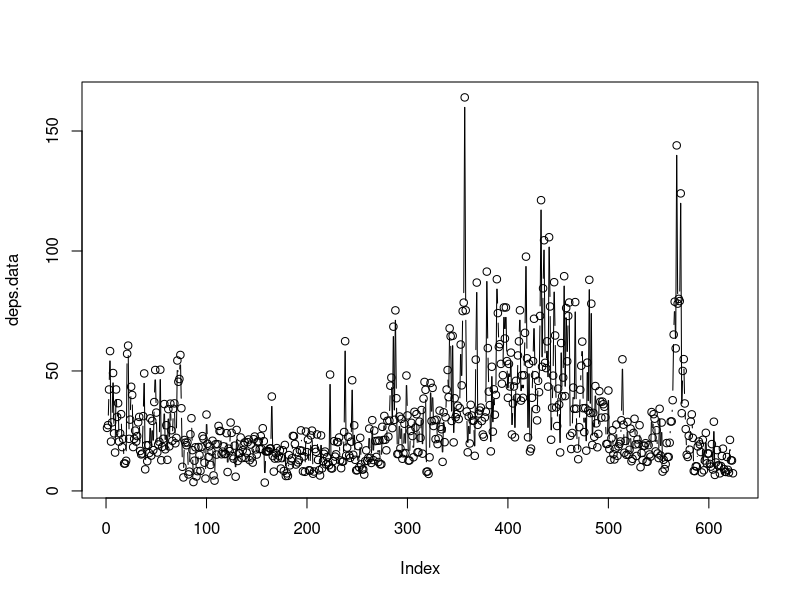
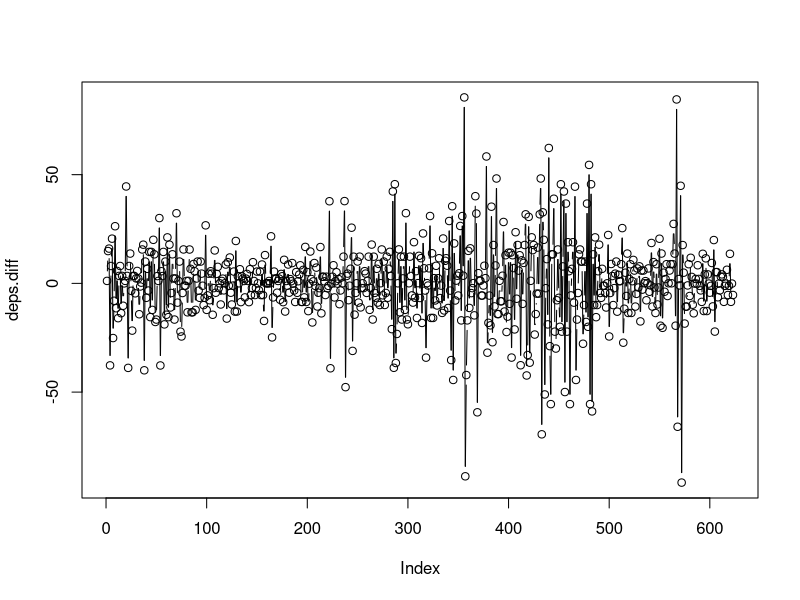
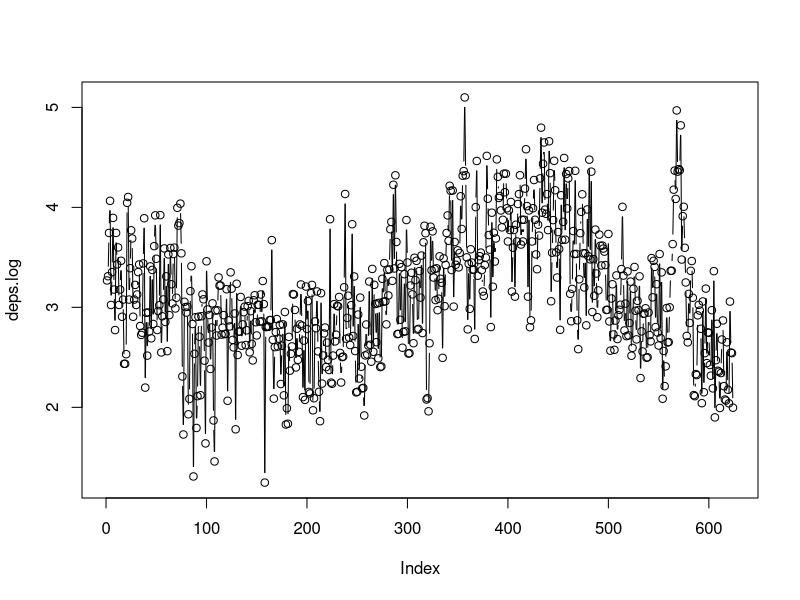
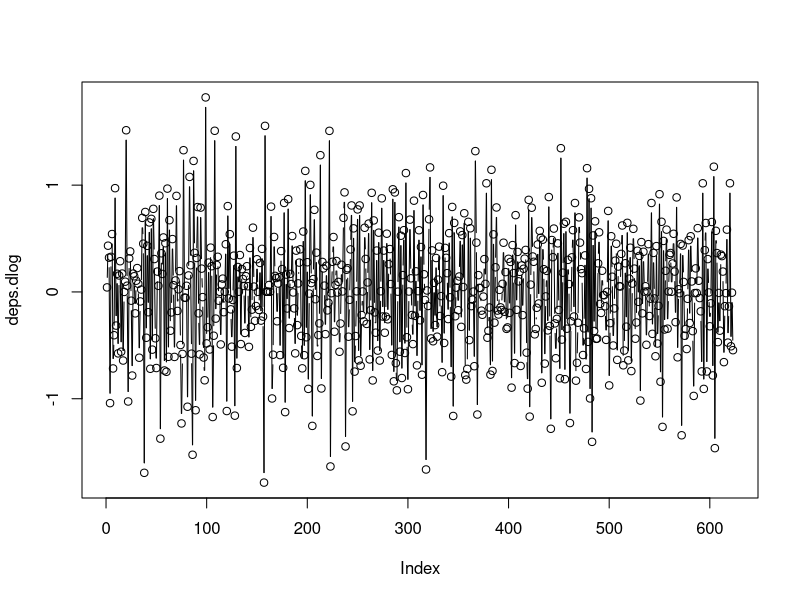
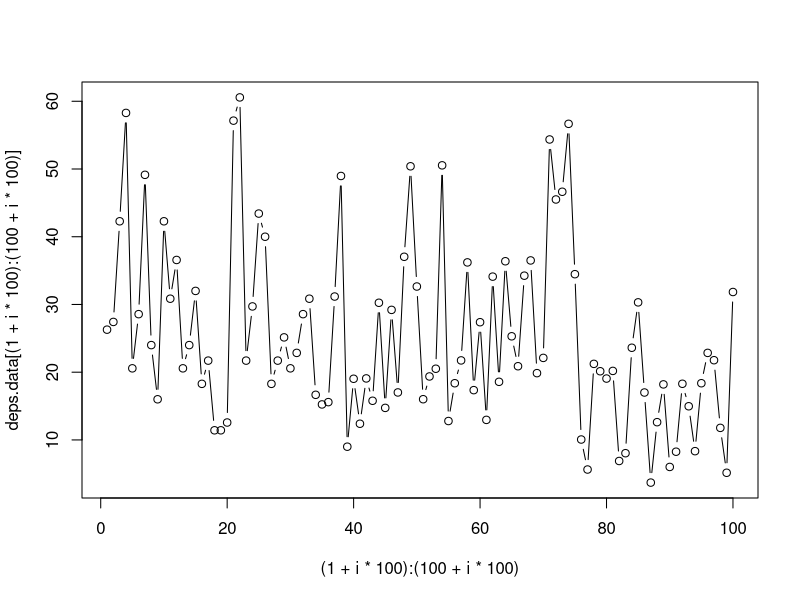
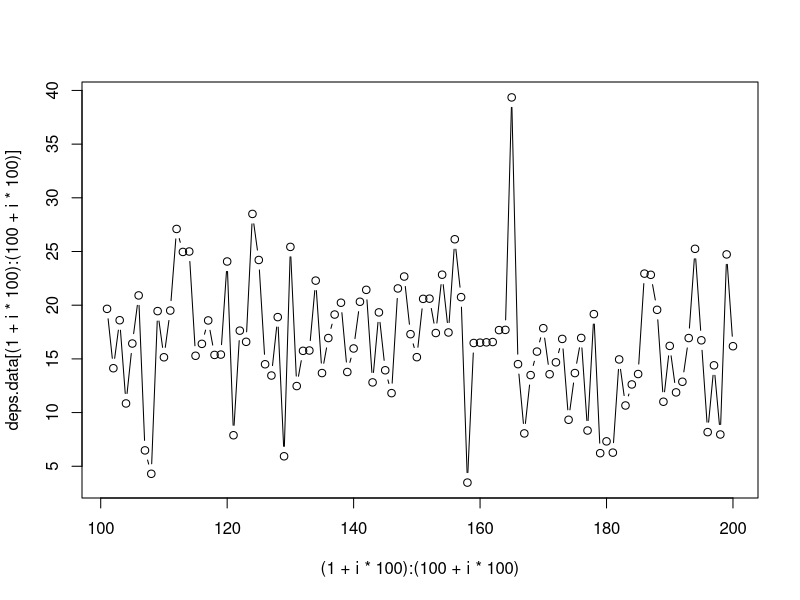
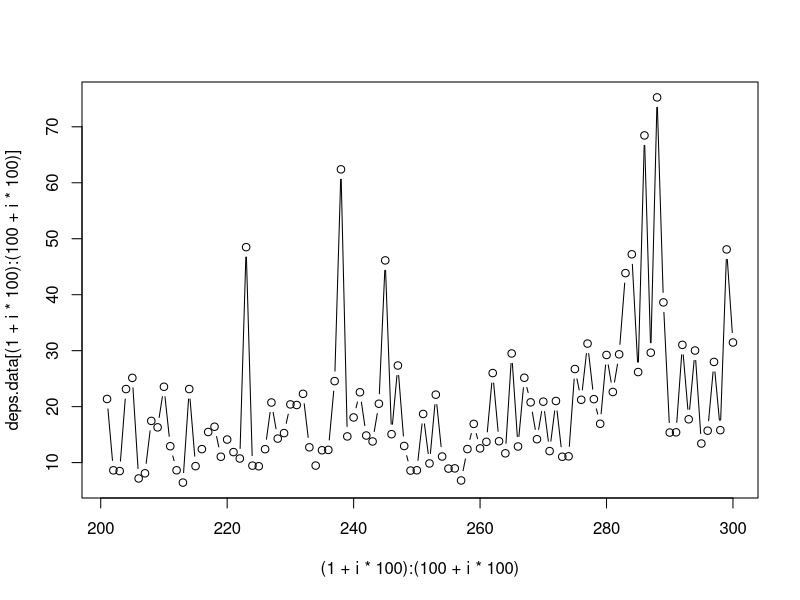
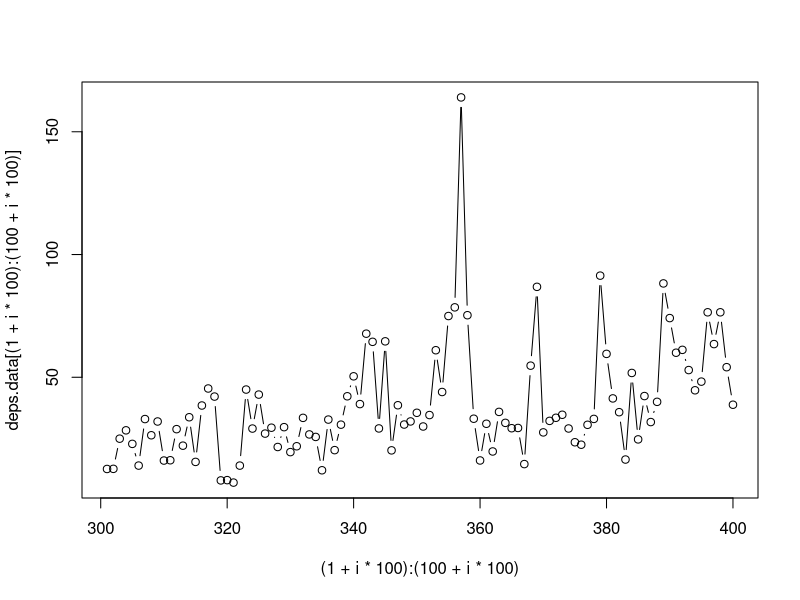

The R script that drew these images, in order: (Note: this script raises an error after producing the figures.)
##### Supporting Code for Glacial Deposits Dataset #####
### Libraries
library(ggplot2)

### Data
deps.data <- scan('../deposits.txt')
deps.diff <- diff(deps.data, lag = 1, differences = 1)
deps.log <- log(deps.data)
deps.dlog <- diff(log(deps.data), lag = 1, differences = 1)


### Visuals original data
plot(deps.data, type = "b")
plot(deps.diff, type = "b")
plot(deps.log, type = "b")
plot(deps.dlog, type = "b")

for (i in seq(0,6)) {
plot((1 + i*100):(100 + i*100), deps.data[(1 + i*100):(100 + i*100)], type = "b")
}

### ACF/PACF
par(mfrow=c(2,1))
   acf(deps.data, type = c("correlation"), lag.max = 50, main = "Sample ACF of Original Series")
   acf(deps.data, type = c("partial"))
par(mfrow=c(1,1))

par(mfrow=c(2,1))
   acf(deps.dlog, type = c("correlation"), main = "Sample ACF of Lag-1 Differenced Log-Series")
   acf(deps.dlog, type = c("partial"), main = "Sample PACF of Lag-1 Differenced Log-Series")
par(mfrow=c(1,1))
# Looks like MA(1)
# PACF shows decay which is typical of an MA process
# Significant pacf value at around lag 20

par(mfrow=c(2,1))
   acf(deps.log, type = c("correlation"), lag.max = 50)
   acf(deps.log, type = c("partial"))
par(mfrow=c(1,1))
# Possibly not stationary...acf decays very slowly


### Periodogram
spec.pgram(deps.dlog, taper = .1, main = "Periodogram", ylab = "periodogram")
spec.pgram(deps.dlog, spans = 5, taper = .1)
# Looks like an MA(1)
spec.pgram(deps.diff, taper = .1)
spec.pgram(deps.diff, spans = 5, taper = .1)
# Original data looks like an AR(1), but is that useful since it is not stationary?
spec.pgram(deps.log, taper = .1)
spec.pgram(deps.log, spans = 5, taper = .1)


### Differencing/Stationarity Check

library(tseries)
adf.test(deps.data)
pp.test(desp.data)
# Result: reject null hypothesis that the data is not stationary, conclude stationary; no differencing needed
# ...weird...we "know"/suspect the data to be non-stationary
adf.test(deps.dlog)
pp.test(deps.dlog)
# Result: reject null hypothesis that the data is not stationary, conclude stationary; no differencing needed
adf.test(deps.log)
# Result: close to not rejecting the null hypothesis...p-value = 0.055

### Plotting residual sum of squares against order to see where curve flattens out
ar.res.ss <- vector(mode = 'numeric')
for(p in 1:10) {
	temp.ar <- arima(deps.dlog, order = c(p-1,0,0), include.mean = FALSE)
	ar.res.ss[p-1] <- sum((temp.ar$residuals)^2)
}
plot(0:(length(ar.res.ss)-1), ar.res.ss)
# Looks like an AR(6)


###################################################################################################################
##### FINAL MODELS #####

my.arma.final <- arima(deps.log, order = c(1,1,1), include.mean = FALSE, method = "ML")
my.arma.final

# Resdual Analysis
tsdiag(my.arma.final, gof.lag = 25)
qqnorm(my.arma.final$residuals)

# Final forecasts 13-steps ahead
my.preds.final <- predict(my.arma.final, n.ahead = 13, se.fit = TRUE)

preds <- my.preds.final$pred
se <- my.preds.final$se

preds.og <- exp(preds)
lower.bound.og <- exp(preds - 2*se)
upper.bound.og <- exp(preds + 2*se)

cbind(preds.og, lower.bound.og, upper.bound.og)

# Plot predictions
plot(600:624, deps.data[600:624], ylim = c(0, 60), xlim=c(600,640), type="b")
lines(625:637, preds.og, type="b", col="blue")
lines(625:637, upper.bound.og, type="l", col="blue")
lines(625:637, lower.bound.og, type="l", col="blue")

deps.final.plot.df <- data.frame(t = c(600:624), y = deps.data[600:624])
deps.final.preds.df <- data.frame(t = c(624:637), lb = c(deps.data[624],lower.bound.og), preds = c(deps.data[624],preds.og), ub = c(deps.data[624],upper.bound.og))

### Final plot
ggplot(deps.final.preds.df, aes(x = t, y = preds)) +
	geom_ribbon(aes(ymin = lb, ymax = ub, fill = "Prediction Interval"), , alpha = 0.6) +
	geom_line(aes(colour = "Forecasts")) + 
	geom_point(aes(colour = "Forecasts")) +
	geom_line(data = deps.final.plot.df , aes(x=t,y=y, colour = "Original Data")) +
	geom_point(data = deps.final.plot.df , aes(x=t,y=y, colour = "Original Data")) +
	scale_colour_manual("", values= c("blue","black"))+
    scale_fill_manual("", values = "light blue") +
	labs(title = "Forecasts 13 Steps Ahead", x = "Time", y = "Data") +
	theme_bw() +
	theme(legend.key = element_blank())
